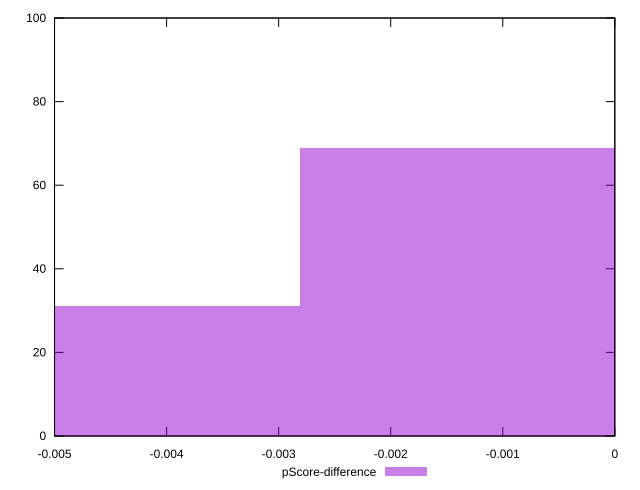

This figure's gnuplot source:
reset

$pScoreDifference <<EOF
0 69
-0.005626515187353792 31
EOF

set key outside below
set boxwidth 0.005626515187353792
set xrange [-0.0050000000000000044:0]
set yrange [0:100]
set trange [0:100]
set style fill transparent solid 0.5 noborder
set terminal svg size 640, 490 enhanced background rgb 'white'
set output "report/report_00029_2021-02-24T13-36-40.390Z/unminified-javascript/samples/agenda/pScore-difference/histogram.svg"

plot $pScoreDifference title "pScore-difference" with boxes

reset
